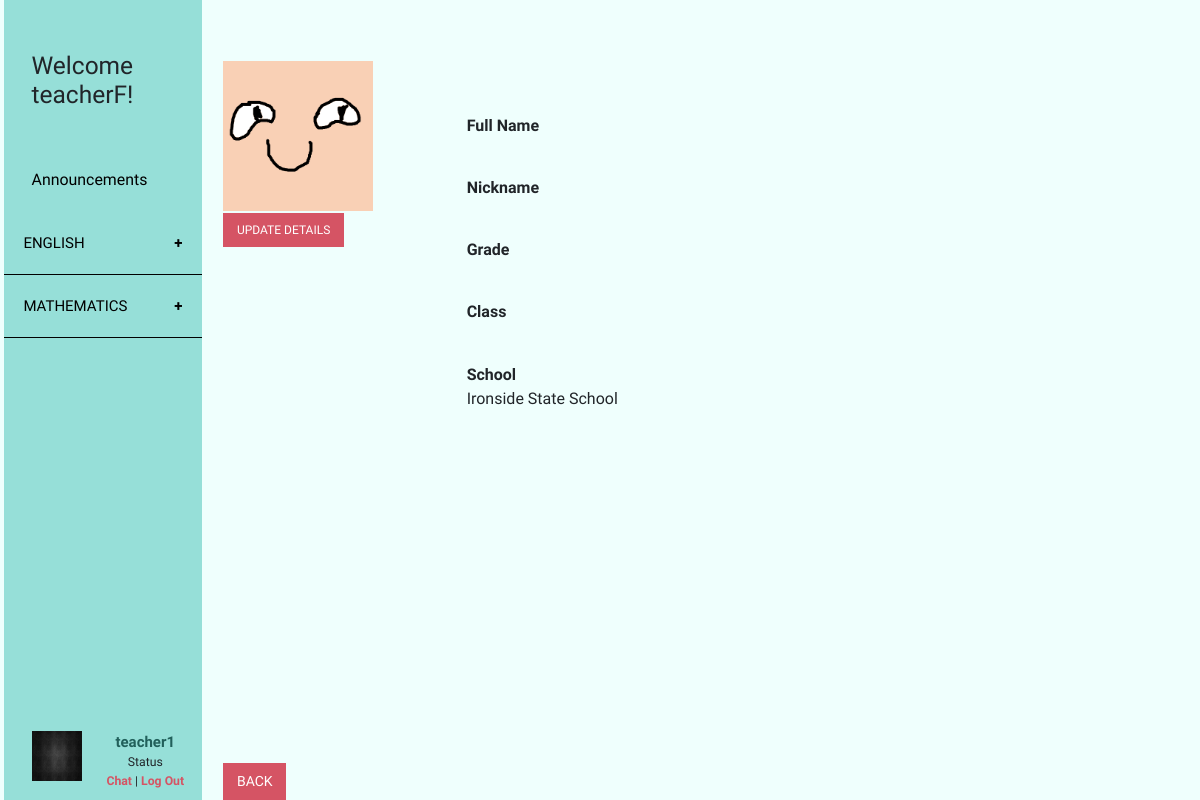
Screenshot of /platform/studentProfile.php?id=5 (signed in) with the database file from the repository.
### tables this page shows
CREATE TABLE `game` (
  `id` int(10) UNSIGNED NOT NULL,
  `name` varchar(50) NOT NULL,
  `subject` varchar(50) NOT NULL,
  `description` longtext NOT NULL,
  `genre` text NOT NULL,
  `grade` int(11) NOT NULL,
  `status` int(11) NOT NULL
);

CREATE TABLE `school` (
  `id` int(10) UNSIGNED NOT NULL,
  `name` varchar(40) NOT NULL,
  `status` int(11) NOT NULL
);

### platform/includes/checkLoginStatusForBoth.php (called while the page is built, shortened)
<?php
if (isset($_SESSION['student'])) {
    $user = $_SESSION['student'];
    $status = "student";
}elseif(isset($_SESSION['teacher'])){
    $user = $_SESSION['teacher'];
    $status = "teacher";
} else {
    header('Location: index.php');
}
?>

### platform/includes/dbGame.php (called while the page is built, shortened)
<?php
require_once 'dbFunction.php';
function getAllGame($orderBy = "") {
    $orderBy = strlen($orderBy) > 0 ? "ORDER BY {$orderBy}" : "";
    return getGameBySql("SELECT * FROM {$GLOBALS['table_game']} WHERE status = 0 {$orderBy}");
}
function getGameBySql($sql = "") {
    $resultSet = query($sql);
    $resultArray = array();
    while ($row = fetch_array($resultSet)) {
        $resultArray[] = $row;
    }
    return $resultArray;
}
?>

### platform/includes/dbFunction.php (called while the page is built, shortened)
<?php
function query($sql) {
    global $connection;
    $result = mysqli_query($connection, $sql);
    return $result;
}
function fetch_array($result_set) {
    return mysqli_fetch_array($result_set);
}
?>

### platform/includes/dbStudent.php (called while the page is built, shortened)
<?php
require_once 'dbFunction.php';
function getByIdStudent($id = 0) {
    $result_array = getStudentBySql("SELECT *, aes_decrypt(pwd, 'deco3801') as password FROM {$GLOBALS['table_student']} WHERE {$GLOBALS['pk_student']}= {$id} AND status = 0 LIMIT 1 ");
    return !empty($result_array) ? array_shift($result_array) : false;
}
function getStudentBySql($sql = "") {
    $resultSet = query($sql);
    $resultArray = array();
    return $resultArray;
}
?>

### platform/includes/dbSchool.php (called while the page is built, shortened)
<?php
require_once 'dbFunction.php';
function getByIdSchool($id = 0) {
    $result_array = getSchoolBySql("SELECT * FROM {$GLOBALS['table_school']} WHERE {$GLOBALS['pk_school']}= {$id} AND status = 0 LIMIT 1 ");
    return !empty($result_array) ? array_shift($result_array) : false;
}
function getSchoolBySql($sql = "") {
    $resultSet = query($sql);
    $resultArray = array();
    while ($row = fetch_array($resultSet)) {
        $resultArray[] = $row;
    }
    return $resultArray;
}
?>

### platform/studentProfile.php (the view, shortened to what this page needs)
<?php
include_once 'includes/checkLoginStatusForBoth.php';
include_once 'includes/dbGame.php';
include_once 'includes/dbStudent.php';
include_once  'includes/dbSchool.php';
$schoolInfo = getByIdSchool($user['school']);
$studentId = isset($_GET['id']) ? $_GET['id'] : 0;
$studentInfo = getByIdStudent($studentId);
?>
<!doctype html>
<html lang="en">
<head>
    <?php
    include 'css.php';
    ?>
</head>
<body>
<div class="container-fluid">
    <div class="row">
        <?php
        include_once("sideBar.php");
        ?>
        <div role="main" class=" main col-md-9 ml-sm-auto col-lg-10 px-4">
            <div class="row">
                <div class="col-lg-3" style="margin-top:4em">
                    <img width="150" height="150" src="img/<?=$studentInfo['profileImage'];?>" onerror="this.onerror=null; this.src='img/dummyimg.png'"/>
                    <div class="form-row">
                        <button style="font-size: 12px;" class="btn-all updateDetails" data-toggle="modal" data-target="#updateDetailsModal">Update Details</button>
                        <br>
                        <br>
                    </div>
                </div>
                <div class="col-lg-9" style="padding-top: 4em; font-size: 16px">
                    <div class="form-row">
                        <br>
                        <b>Full Name</b><br/>
                        <?= $studentInfo['firstname'].' '.$studentInfo['lastname']; ?><br/>
                    </div>
                    <div class="form-row">
                        <b>Nickname</b><br/>
                        <?= $studentInfo['nickname']; ?><br/>
                    </div>
                    <div class="form-row">
                        <b>Grade</b><br/>
                        <?= $studentInfo['grade']; ?><br/>
                    </div>
                    <div class="form-row">
                        <b>Class</b><br/>
                        <?= $studentInfo['class']; ?><br/>
                    </div>
                    <div class="form-row">
                        <b>School</b><br/>
                        <?= $schoolInfo['name']; ?><br/>
                    </div>
                </div>
            </div>
            <div id="mainFooter" style="bottom:0; position: fixed;">
                <a class="btn-all" href="javascript:history.back()">Back</a>
            </div>
        </div>
    </div>
</div>
</body>
</html>

### platform/sideBar.php (shortened to what this page needs)
<?php
include_once "includes/dbGame.php";
$games = getAllGame('subject');
?>
<nav class="col-md-2 d-none d-md-block" style="background-color: #96DFD8; padding: 0px">
    <div class="sidebar-sticky">
        <ul>
            <h2>Welcome <?= $user['firstname']; ?>!</h2>
        </ul>
        <a href="announcements.php" id="sidebar-button"><ul class="sidebar-button-ul">Announcements</ul></a>
        <?php
        $subject = "";
        foreach($games as $row => $rowDetails ){
            if($rowDetails['subject'] != $subject){
                if(isset($gameId) && $gameId == $rowDetails['id']){
                    echo "<button id='game" .$rowDetails['id']. "' class='collapsible active'>{$rowDetails['subject']}</button>";
                }else{
                    echo "<button class='collapsible'>{$rowDetails['subject']}</button>";
                }
            }
        }
        ?>
        <ul>
            <div class="row bottom-navbar">
                <div class="col-lg-3">
                    <img src="img/<?=$user['profileImage'];?>" onerror="this.onerror=null; this.src='img/dummyimg.png'" style="width: 50px; height: 50px;" >
                </div>
                <div class="col-lg-9">
                    <?php if ($status == "student"){
                        echo '<a class="profiletxt" href="studentProfile.php?id='.$user['id'].'">';
                    }else{
                        echo '<a class="profiletxt" href="teacherProfile.php">';
                    }
                    echo "<b>{$user['username']}</b>";
                    ?>
                    </a>
                    <div clas="row">
                        Status
                    </div>
                    <div clas="row">
                        <a class="onlineButton">Chat</a> |
                        <a class="onlineButton" href="logoutHandler.php">Log Out</a>
                    </div>
                </div>
            </div>
        </ul>
    </div>
</nav>

### platform/css/style.css (style rules this page uses)
html, body { display: -ms-flexbox; display: -webkit-box; display: flex; -ms-flex-align: center; -ms-flex-pack: center; -webkit-box-align: center; align-items: center; -webkit-box-pack: center; justify-content: center; background-color: #effffd; font-size: .875rem; height: 100%; font-family: 'Armata', sans-serif; width: 100%; }
h2 { padding-top: 1.5em; padding-bottom: 1em; font-size: 2em; }
a:hover, a:visited, a:link, a:active { text-decoration: none; }
.btn-signin, .btn-all { display: inline-block; font-weight: 400; line-height: 1.5; vertical-align: middle; cursor: pointer; user-select: none; border: 1px solid transparent; background-color: #D55464; color: white; text-align: center; text-transform: uppercase; }
.btn-all { padding: .5rem .9rem; font-size: 1rem; }
.main { padding: 1% 0 1% 0; }
.bottom-navbar { padding-top: 5%; bottom: 10px; width: 100%; position: absolute; text-align: center; }
.form-row { padding-top: 1% !important; padding-bottom: 1% !important; }
.sidebar-sticky { position: -webkit-sticky; position: sticky; top: 0.5%; height: 100vh; padding-top: 1rem; overflow-x: hidden; overflow-y: auto; }
.sidebar-button-ul, .sidebar-button-collapsible { padding-top: 10%; padding-bottom: 10%; margin-bottom: 0; font-size: 1.3em; }
#sidebar-button { color: #000; }
a.profiletxt { color: #22605B; font-size: 15px; }
a.onlineButton { color: #D55464; font-weight: bold; text-decoration: none; }
.collapsible { background-color: #96DFD8; color: #000; cursor: pointer; padding: 10%; width: 100%; border: none; text-align: left; outline: none; font-size: 15px; border-bottom: solid; border-bottom-color: #000; border-bottom-width: thin; text-transform: uppercase; }
.collapsible:after { content: '\002B'; color: #000; font-weight: bold; float: right; margin-left: 5px; }

### rows the page displays
game: subject "ENGLISH"
game: subject "MATHEMATICS"
school: name "Ironside State School"

### other values shown
$user['firstname'] "teacherF"
$user['username'] "teacher1"
